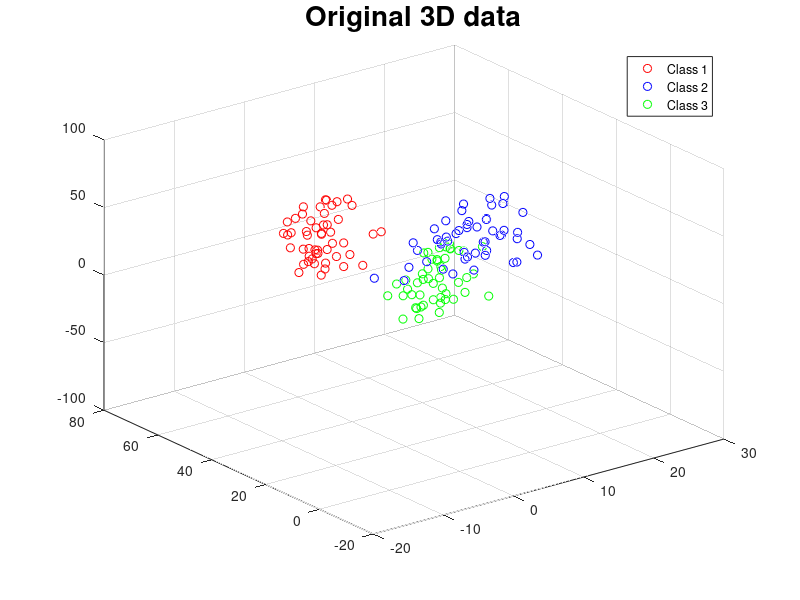

Write the MATLAB code that produced this figure. (Note: this script raises an error after producing the figure.)
% How much data
l = 50;

% Data for the first class
x1 = 2*randn(1, l);
y1 = 50 + 5*randn(1, l);
z1 = 1:l;

% Data for the second class
x2 = 5*randn(1, l);
y2 = -4 + 2*randn(1, l);
z2 = 2*l:-1:l+1;

% Data for the third class
x3 = 15 + 3*randn(1, l);
y3 = 50 + 2*randn(1, l);
z3 = -l:-1;

% Create the data matrix in this way
A = [x1 x2 x3];
B = [y1 y2 y3];
C = [z1 z2 z3];
X = [A; B; C];

% Create class ID, indexing from zero
y = [0*ones(1, l), 1*ones(1, l), 2*ones(1, l)];

% How many dimensions
c = 2;

% Plot original data
close all
scatter3(x1, y1, z1, 'r')
hold on
scatter3(x2, y2, z2, 'b')
hold on
scatter3(x3, y3, z3, 'g')
title('Original 3D data', 'FontSize', 20)
legend('Class 1', 'Class 2', 'Class 3')

% Do LDA for 2D
[P, W] = Mid.lda(X, y, c);

% Plot 2D were P is a c x l matrix
figure
scatter(P(1, 1:l), P(2,1:l), 'r')
hold on
scatter(P(1,l+1:2*l), P(2, l+1:2*l), 'b')
hold on
scatter(P(1, 2*l+1:3*l), P(2, 2*l+1:3*l), 'g')
grid on
title('Dimension reduction 2D data', 'FontSize', 20)
legend('Class 1', 'Class 2', 'Class 3')

% How many dimensions
c = 1;

% Do LDA for 1D
[P, W] = Mid.lda(X, y, c);

% Plot 1D were P is a c x l matrix
figure
scatter(P(1, 1:l), 0*P(1, 1:l), 'r')
hold on
scatter(P(1, l+1:2*l), 0*P(1, l+1:2*l), 'b')
hold on
scatter(P(1, 2*l+1:3*l), 0*P(1, 2*l+1:3*l), 'g')
grid on
title('Dimension reduction 1D data', 'FontSize', 20)
legend('Class 1', 'Class 2', 'Class 3')
